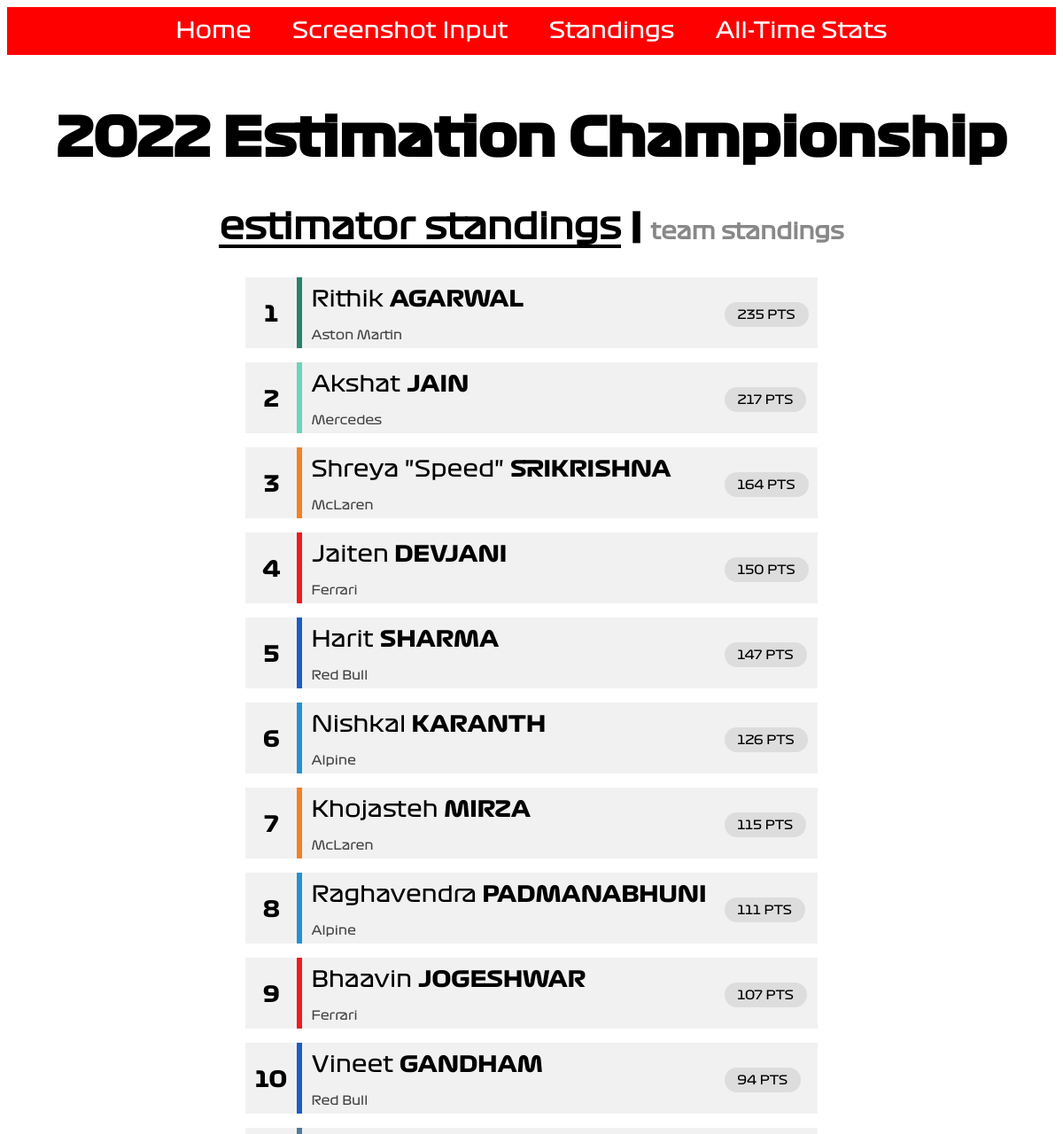
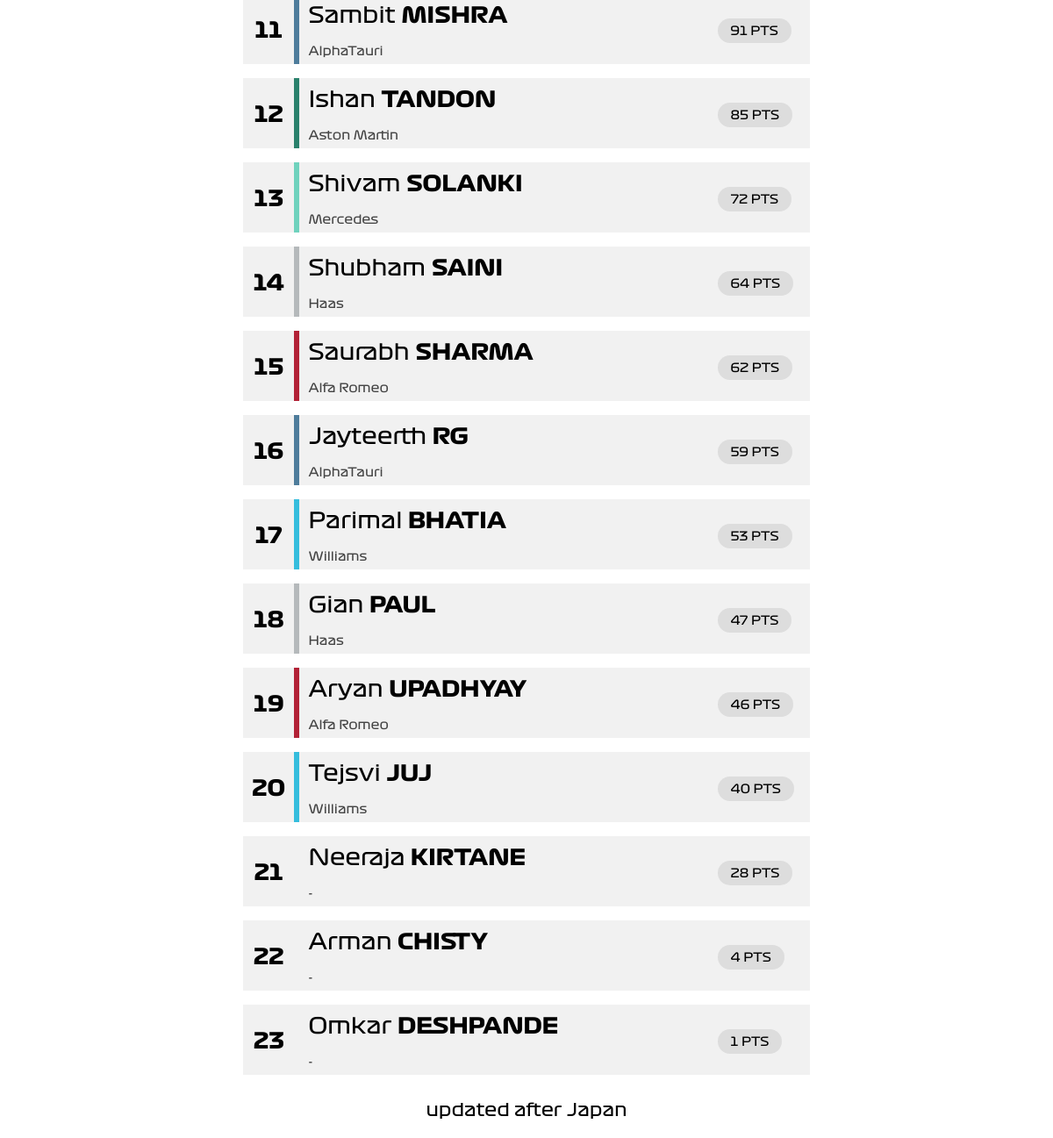
/estimatorstandings/, run on an earlier commit of the app's database (2 pictures, top to bottom).
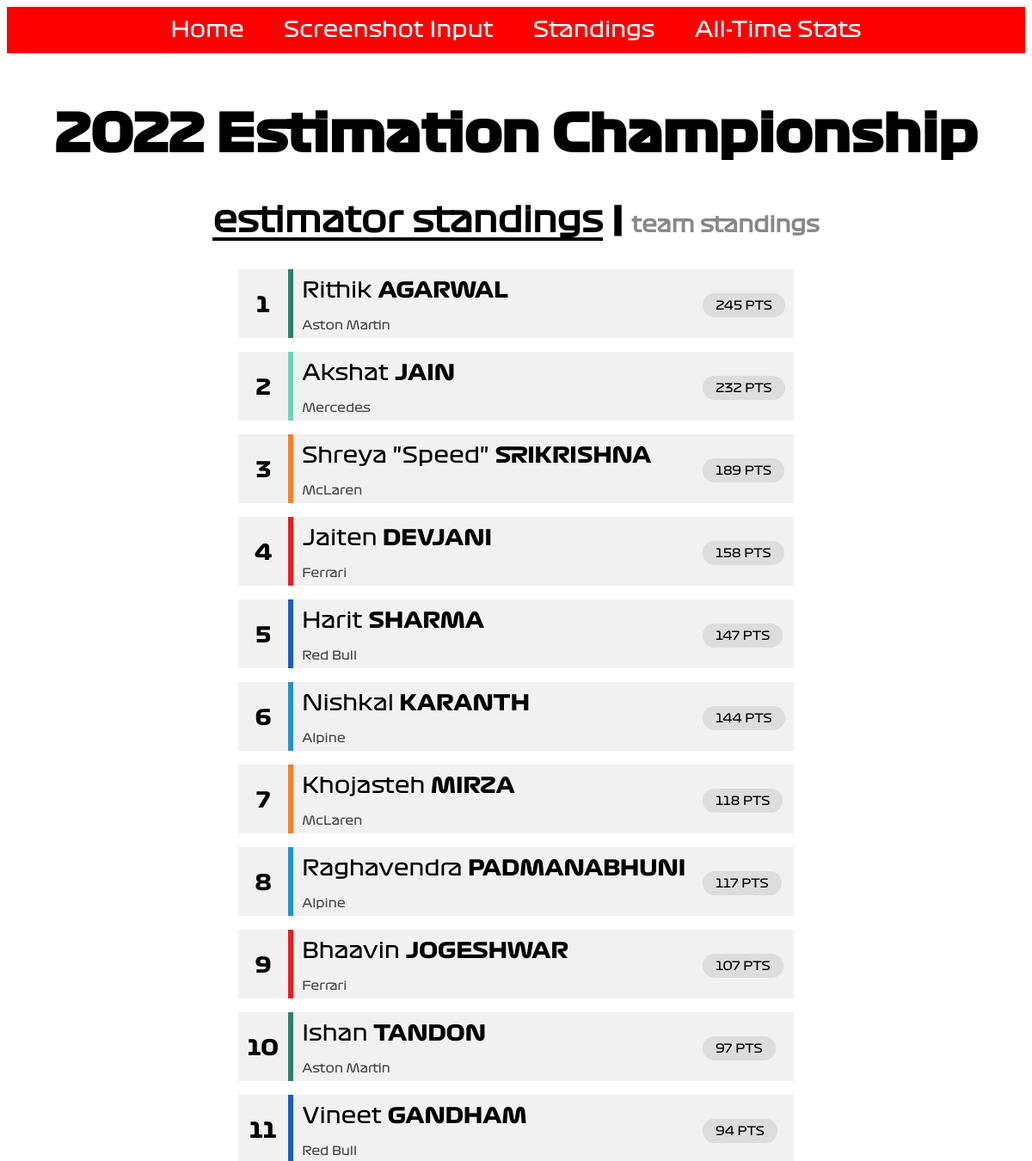
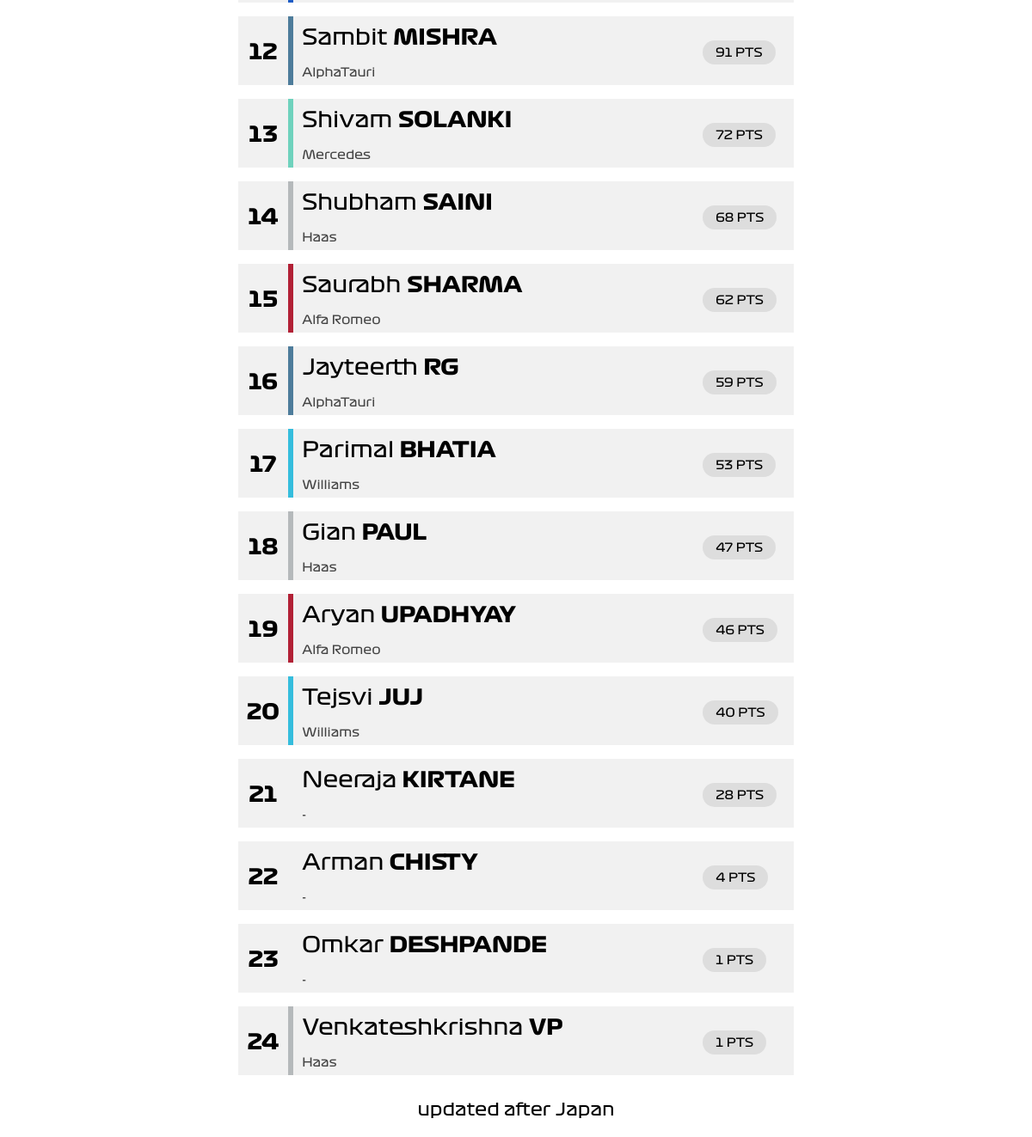
And on a later commit of the database (2 pictures, top to bottom).
### input_portal/models.py (models this page shows, shortened)
class current_leaderboard(models.Model):
    abbr = models.CharField(max_length = 4, unique = True)
    first_name = models.CharField(max_length = 32)
    last_name = models.CharField(max_length = 32)
    driver_no = models.IntegerField()
    team_name = models.CharField(max_length = 64)
    team_color = models.CharField(max_length = 7)
    points = models.FloatField()
    rank_override = models.IntegerField()

### input_portal/views.py (the view)
# urls.py: path('estimatorstandings/', views.LeaderView, name='estimatorstandings'),
def LeaderView(request):
    current_leaderboard_list = current_leaderboard.objects.order_by('-points','rank_override')
    leaderboard_dict = {'cl_table' : current_leaderboard_list}
    return render(request, 'leaderboard.html', context = leaderboard_dict)

### input_portal/templates/input_portal/leaderboard.html
<!DOCTYPE html>
{% extends "input_portal/base.html" %}
{% block body_block %}
    <h1>
      2022 Estimation Championship
    </h1>
    <h2>
      <span class="selected_standings">estimator standings</span>
      <span class="selectorseparator">|</span>
      <span class="unselected_standings">
        <a href = "../teamstandings" style="color:#888888">
                team standings
        </a>
      </span>
    </h2>
    {% if cl_table %}
      <table class="current_leaderboard centre">
      {% for row in cl_table %}
        <tr class="leaderboard_top">
          <td rowspan=2 class="table_pos"> {{ forloop.counter }} </td>
          <td style="background-color: {{row.team_color}}" rowspan=2 class="table_teamcolor"></td>
          <td> <span class="firstnamespan"> {{ row.first_name }} </span> <span class="lastnamespan"> {{ row.last_name|upper }} </td>
          <td rowspan=2> <span class="pointspan"> {{ row.points|floatformat:0 }} PTS </span> </td>
        </tr>
        <tr class="leaderboard_bottom">
          <td> <span class='teamspan'> {{ row.team_name }} </span> </td>
        <tr>
      {% endfor %}
      </table>
      <p> updated after Japan </p>
    {% else %}
      <p>No data found</p>
    {% endif %}
{% endblock %}

What changed in the data, as far as the page shows it:
changed current_leaderboard "Rithik": points "235" → "245"
changed current_leaderboard "Akshat": points "217" → "232"
changed current_leaderboard "Shreya \"Speed\"": points "164" → "189"
changed current_leaderboard "Jaiten": points "150" → "158"
changed current_leaderboard "Nishkal": points "126" → "144"
changed current_leaderboard "Khojasteh": points "115" → "118"
changed current_leaderboard "Raghavendra": points "111" → "117"
changed current_leaderboard "Ishan": points "85" → "97"; moves up the list
changed current_leaderboard "Shubham": points "64" → "68"
added current_leaderboard: first_name "Venkateshkrishna", last_name "VP", points "1", team_name "Haas"
